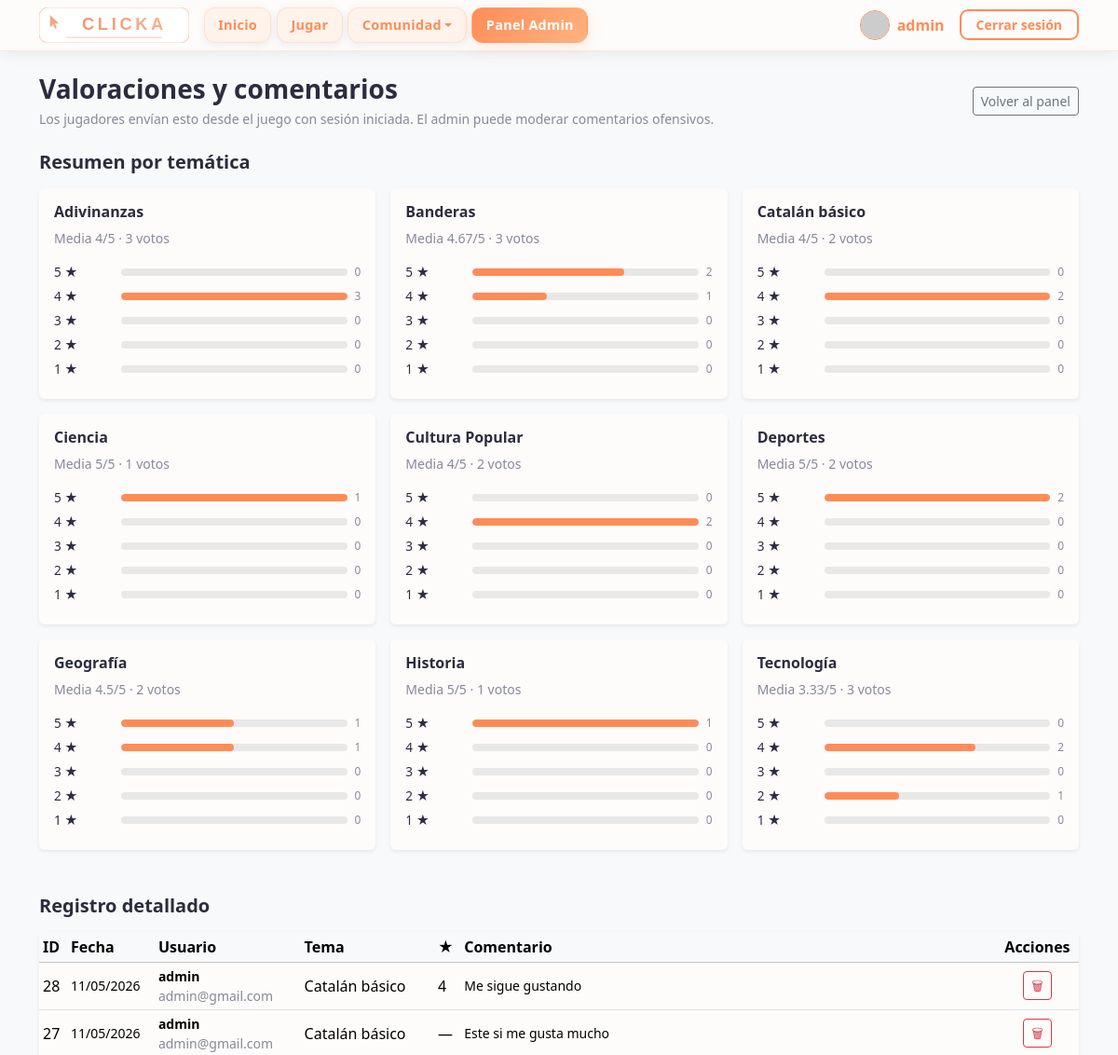
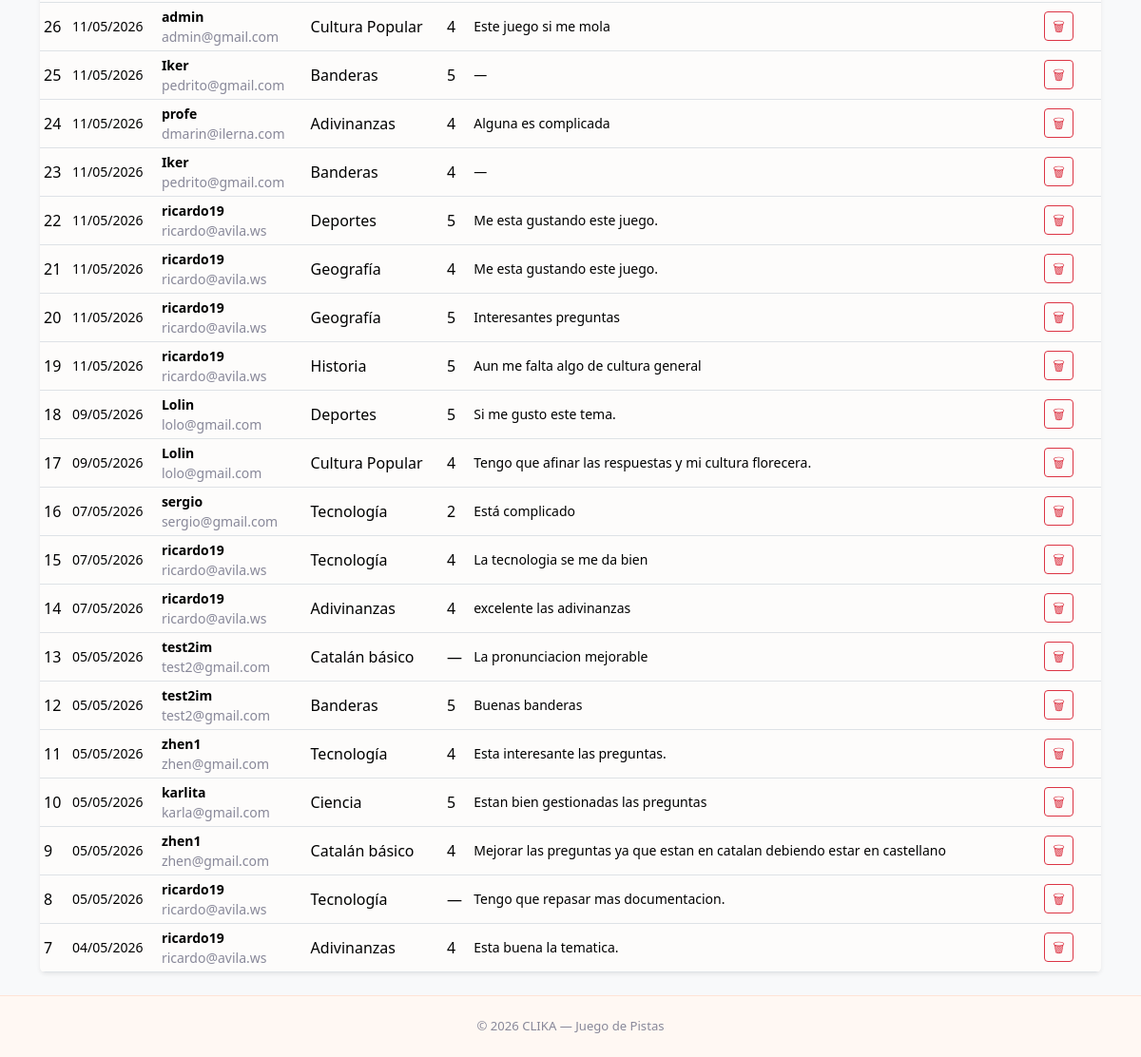
The app's page /pages/admin_feedback.php (signed in) with its own data (2 pictures, top to bottom).
### tables this page shows
CREATE TABLE app_feedback (
            id INTEGER PRIMARY KEY AUTOINCREMENT,
            usuario_id INTEGER NULL,
            estrellas INTEGER NULL,
            comentario TEXT NULL,
            tema TEXT NULL,
            created_at TEXT NOT NULL DEFAULT CURRENT_TIMESTAMP
        );

CREATE TABLE usuarios (
    id INTEGER PRIMARY KEY AUTOINCREMENT,
    username TEXT NOT NULL UNIQUE,
    password_hash TEXT NOT NULL,
    rol TEXT NOT NULL DEFAULT 'jugador',
    puntos INTEGER NOT NULL DEFAULT 0,
    created_at TEXT NOT NULL DEFAULT CURRENT_TIMESTAMP
, foto TEXT DEFAULT 'default.png', nombre_usuario TEXT NOT NULL);

### includes/db.php (called while the page is built, shortened)
<?php
try {
    $db = new SQLite3(DB_PATH);
    $db->enableExceptions(true);
    $db->busyTimeout(60000);
    $db->exec('PRAGMA foreign_keys = ON;');
    clicka_migrate_usuarios_public_name($db);
} catch (Throwable $e) {
    if (strpos($_SERVER['HTTP_ACCEPT'] ?? '', 'application/json') !== false ||
        strpos($_SERVER['REQUEST_URI'] ?? '', '/api/') !== false) {
        header('Content-Type: application/json; charset=utf-8');
        http_response_code(500);
        echo json_encode(['error' => 'Database connection failed'], JSON_UNESCAPED_UNICODE);
        exit;
    }
    die("Error de conexión a la base de datos.");
}
function clicka_migrate_usuarios_public_name(SQLite3 $db): void
{
    $hasColumn = false;
    $info = $db->query('PRAGMA table_info(usuarios)');
    while ($row = $info->fetchArray(SQLITE3_ASSOC)) {
        if (($row['name'] ?? '') === 'nombre_usuario') {
            $hasColumn = true;
            break;
        }
    }
    if ($hasColumn) {
        return;
    }
}

### pages/admin_feedback.php (the view, shortened to what this page needs)
<?php
require_once dirname(__DIR__) . '/includes/db.php';
$byTema = [];
$rows   = [];
try {
    $exists = (int) $db->querySingle("SELECT 1 FROM sqlite_master WHERE type='table' AND name='app_feedback' LIMIT 1");
    if ($exists === 1) {
        $res = $db->query(
            "SELECT f.tema, f.estrellas, COUNT(*) AS c
             FROM app_feedback f
             WHERE f.tema IS NOT NULL AND TRIM(f.tema) != ''
               AND f.estrellas BETWEEN 1 AND 5
             GROUP BY f.tema, f.estrellas"
        );
        while ($row = $res->fetchArray(SQLITE3_ASSOC)) {
            $t = (string) $row['tema'];
            $s = (int) $row['estrellas'];
            if (!isset($byTema[$t])) {
                $byTema[$t] = [1 => 0, 2 => 0, 3 => 0, 4 => 0, 5 => 0];
            }
            $byTema[$t][$s] = (int) $row['c'];
        }
        ksort($byTema, SORT_NATURAL | SORT_FLAG_CASE);
        $res2 = $db->query(
            "SELECT f.id, f.tema, f.estrellas, f.comentario, f.created_at,
                    u.username AS user_email, u.nombre_usuario AS nombre_usuario
             FROM app_feedback f
             LEFT JOIN usuarios u ON u.id = f.usuario_id
             ORDER BY f.id DESC
             LIMIT 250"
        );
        while ($row = $res2->fetchArray(SQLITE3_ASSOC)) {
            $rows[] = $row;
        }
    }
} catch (Throwable $e) {
    $error = 'No se pudieron cargar los datos.';
    error_log('admin_feedback: ' . $e->getMessage());
}
?>
<!DOCTYPE html>
<html lang="es">
<head>
  <?php include '../includes/head.php'; ?>
</head>
<body class="bg-light">
  <?php include '../includes/menu.php'; ?>
  <main class="container py-4">
    <div class="d-flex flex-wrap justify-content-between align-items-center gap-2 mb-4">
      <div>
        <h1 class="h3 fw-bold mb-1">Valoraciones y comentarios</h1>
        <p class="text-muted small mb-0">Los jugadores envían esto desde el juego con sesión iniciada. El admin puede moderar comentarios ofensivos.</p>
      </div>
      <a href="admin_config.php" class="btn btn-outline-secondary btn-sm">Volver al panel</a>
    </div>
    <?php if ($byTema !== []): ?>
      <h2 class="h5 fw-bold mb-3">Resumen por temática</h2>
      <div class="row g-3 mb-5">
        <?php foreach ($byTema as $nombreTema => $counts): ?>
          <?php
          $total = array_sum($counts);
          $sum = 0;
          for ($st = 1; $st <= 5; $st++) {
              $sum += $st * $counts[$st];
          }
          $avg = $total > 0 ? round($sum / $total, 2) : 0;
          ?>
          <div class="col-md-6 col-lg-4">
            <div class="card h-100 shadow-sm border-0">
              <div class="card-body">
                <h3 class="h6 fw-bold"><?php echo htmlspecialchars($nombreTema); ?></h3>
                <p class="small text-muted">Media <?php echo htmlspecialchars((string) $avg); ?>/5 · <?php echo (int) $total; ?> votos</p>
                <?php for ($st = 5; $st >= 1; $st--): ?>
                  <?php
                  $n   = $counts[$st];
                  $pct = $total > 0 ? round(100 * $n / $total) : 0;
                  ?>
                  <div class="opinion-star-row">
                    <span class="text-nowrap" style="width:4rem"><?php echo $st; ?> ★</span>
                    <div class="opinion-star-bar"><i style="width:<?php echo (int) $pct; ?>%"></i></div>
                    <span class="text-muted small"><?php echo (int) $n; ?></span>
                  </div>
                <?php endfor; ?>
              </div>
            </div>
          </div>
        <?php endforeach; ?>
      </div>
    <?php endif; ?>
    <h2 class="h5 fw-bold mb-3">Registro detallado</h2>
    <?php if ($rows === []): ?>
      <p class="text-muted">No hay filas en <code>app_feedback</code>.</p>
    <?php else: ?>
      <div class="table-responsive card shadow-sm border-0">
        <table class="table table-sm table-hover align-middle mb-0 admin-feedback-detail-table">
          <thead class="table-light">
            <tr>
              <th>ID</th>
              <th>Fecha</th>
              <th>Usuario</th>
              <th>Tema</th>
              <th>★</th>
              <th>Comentario</th>
              <th class="text-center">Acciones</th>
            </tr>
          </thead>
          <tbody>
            <?php foreach ($rows as $r): ?>
              <?php
              $rawAt        = $r['created_at'] ?? '';
              $fechaSoloDia = '';
              if ($rawAt !== null && (string) $rawAt !== '') {
                  $rawStr = (string) $rawAt;
                  $ts     = strtotime($rawStr);
                  $fechaSoloDia = $ts !== false ? date('d/m/Y', $ts) : preg_replace('/\s.*$/', '', $rawStr);
              }
              ?>
              <tr>
                <td><?php echo (int) $r['id']; ?></td>
                <td class="text-nowrap small"><?php echo htmlspecialchars($fechaSoloDia); ?></td>
                <td class="small">
                  <?php
                  $nom = (string) ($r['nombre_usuario'] ?? '');
                  $em  = (string) ($r['user_email'] ?? '');
                  if ($nom !== '') {
                      echo '<span class="fw-semibold">' . htmlspecialchars($nom) . '</span>';
                      if ($em !== '') {
                          echo '<br>';
                      }
                  }
                  echo $em !== '' ? '<span class="text-muted">' . htmlspecialchars($em) . '</span>' : '—';
                  ?>
                </td>
                <td><?php echo htmlspecialchars((string) ($r['tema'] ?? '')); ?></td>
                <td><?php echo $r['estrellas'] !== null && $r['estrellas'] !== '' ? (int) $r['estrellas'] : '—'; ?></td>
                <td class="small"><?php echo $r['comentario'] !== null && $r['comentario'] !== ''
                    ? nl2br(htmlspecialchars((string) $r['comentario']))
                    : '—'; ?></td>
                <td class="text-center">
                  <button
                    type="button"
                    class="btn btn-sm btn-outline-danger js-delete-feedback-open"
                    title="Eliminar comentario ofensivo"
                    aria-label="Eliminar comentario ofensivo"
                    data-bs-toggle="modal"
                    data-bs-target="#deleteFeedbackModal"
                    data-delete-url="<?php echo htmlspecialchars('../processes/delete_feedback.proc.php?id=' . (int) $r['id'], ENT_QUOTES, 'UTF-8'); ?>">&#128465;</button>
                </td>
              </tr>
            <?php endforeach; ?>
          </tbody>
        </table>
      </div>
    <?php endif; ?>
  </main>
  <?php include '../includes/foot.php'; ?>
</body>
</html>

### assets/css/styles.css (style rules this page uses)
:root { --clika-bg: #FDFCFB; --clika-card-bg: #FFFFFF; --clika-surface: #FFF3EB; --clika-primary: #FF8C57; --clika-primary-hover: #F07040; --clika-accent: #FFB380; --clika-text: #2C2C3E; --clika-muted: #888899; --clika-border: rgba(255, 140, 87, 0.18); --clika-border-strong: rgba(255, 140, 87, 0.38); --clika-shadow: rgba(255, 140, 87, 0.18); --clika-shadow-dark: rgba(44, 44, 62, 0.08); --font-heading: ui-sans-serif, system-ui, -apple-system, 'Segoe UI', Roboto, 'Helvetica Neue', Arial, sans-serif; --font-body: ui-sans-serif, system-ui, -apple-system, 'Segoe UI', Roboto, 'Helvetica Neue', Arial, sans-serif; --bs-body-bg: var(--clika-bg); --bs-body-color: var(--clika-text); --bs-primary: var(--clika-primary); --bs-primary-rgb: 255, 140, 87; }
*, *::before, *::after { box-sizing: border-box; }
body { background-color: var(--clika-bg); color: var(--clika-text); font-family: var(--font-body); min-height: 100vh; display: flex; flex-direction: column; }
main { flex: 1 0 auto; }
h1, h2, h3, h4, h5, h6, .navbar-brand { font-family: var(--font-heading); }
.text-muted { color: var(--clika-muted) !important; }

### pages/admin_feedback.php (style rules this page uses)
.opinion-star-row { display: flex; align-items: center; gap: .5rem; margin-bottom: .35rem; font-size: .85rem; }
.opinion-star-bar { flex: 1; height: 8px; background: #e8e8e8; border-radius: 4px; overflow: hidden; min-width: 40px; }
.opinion-star-bar > i { display: block; height: 100%; background: var(--bs-primary); border-radius: 4px; }
.admin-feedback-detail-table th:last-child, .admin-feedback-detail-table td:last-child { min-width: 38%; }
.admin-feedback-detail-table td:last-child { word-break: break-word; }

### records on screen
app_feedback: id "28", created_at "11/05/2026", usuario.nombre_usuario "admin", usuario.username "admin@gmail.com", tema "Catalán básico", estrellas "4", comentario "Me sigue gustando"
app_feedback: id "27", created_at "11/05/2026", usuario.nombre_usuario "admin", usuario.username "admin@gmail.com", tema "Catalán básico", comentario "Este si me gusta mucho"
app_feedback: id "26", created_at "11/05/2026", usuario.nombre_usuario "admin", usuario.username "admin@gmail.com", tema "Cultura Popular", estrellas "4", comentario "Este juego si me mola"
app_feedback: id "25", created_at "11/05/2026", usuario.nombre_usuario "Iker", usuario.username "pedrito@gmail.com", tema "Banderas", estrellas "5"
app_feedback: id "24", created_at "11/05/2026", usuario.nombre_usuario "profe", usuario.username "dmarin@ilerna.com", tema "Adivinanzas", estrellas "4", comentario "Alguna es complicada"
app_feedback: id "23", created_at "11/05/2026", usuario.nombre_usuario "Iker", usuario.username "pedrito@gmail.com", tema "Banderas", estrellas "4"
app_feedback: id "22", created_at "11/05/2026", usuario.nombre_usuario "ricardo19", usuario.username "ricardo@avila.ws", tema "Deportes", estrellas "5", comentario "Me esta gustando este juego."
app_feedback: id "21", created_at "11/05/2026", usuario.nombre_usuario "ricardo19", usuario.username "ricardo@avila.ws", tema "Geografía", estrellas "4", comentario "Me esta gustando este juego."
app_feedback: id "20", created_at "11/05/2026", usuario.nombre_usuario "ricardo19", usuario.username "ricardo@avila.ws", tema "Geografía", estrellas "5", comentario "Interesantes preguntas"
app_feedback: id "19", created_at "11/05/2026", usuario.nombre_usuario "ricardo19", usuario.username "ricardo@avila.ws", tema "Historia", estrellas "5", comentario "Aun me falta algo de cultura general"
app_feedback: id "18", created_at "09/05/2026", usuario.nombre_usuario "Lolin", usuario.username "lolo@gmail.com", tema "Deportes", estrellas "5", comentario "Si me gusto este tema."
app_feedback: id "17", created_at "09/05/2026", usuario.nombre_usuario "Lolin", usuario.username "lolo@gmail.com", tema "Cultura Popular", estrellas "4", comentario "Tengo que afinar las respuestas y mi cultura florecera."
app_feedback: id "16", created_at "07/05/2026", usuario.nombre_usuario "sergio", usuario.username "sergio@gmail.com", tema "Tecnología", estrellas "2", comentario "Está complicado"
app_feedback: id "15", created_at "07/05/2026", usuario.nombre_usuario "ricardo19", usuario.username "ricardo@avila.ws", tema "Tecnología", estrellas "4", comentario "La tecnologia se me da bien"
app_feedback: id "14", created_at "07/05/2026", usuario.nombre_usuario "ricardo19", usuario.username "ricardo@avila.ws", tema "Adivinanzas", estrellas "4", comentario "excelente las adivinanzas"
app_feedback: id "13", created_at "05/05/2026", usuario.nombre_usuario "test2im", usuario.username "test2@gmail.com", tema "Catalán básico", comentario "La pronunciacion mejorable"
app_feedback: id "12", created_at "05/05/2026", usuario.nombre_usuario "test2im", usuario.username "test2@gmail.com", tema "Banderas", estrellas "5", comentario "Buenas banderas"
app_feedback: id "11", created_at "05/05/2026", usuario.nombre_usuario "zhen1", usuario.username "zhen@gmail.com", tema "Tecnología", estrellas "4", comentario "Esta interesante las preguntas."
app_feedback: id "10", created_at "05/05/2026", usuario.nombre_usuario "karlita", usuario.username "karla@gmail.com", tema "Ciencia", estrellas "5", comentario "Estan bien gestionadas las preguntas"
app_feedback: id "9", created_at "05/05/2026", usuario.nombre_usuario "zhen1", usuario.username "zhen@gmail.com", tema "Catalán básico", estrellas "4", comentario "Mejorar las preguntas ya que estan en catalan debiendo estar en castellano"
app_feedback: id "8", created_at "05/05/2026", usuario.nombre_usuario "ricardo19", usuario.username "ricardo@avila.ws", tema "Tecnología", comentario "Tengo que repasar mas documentacion."
app_feedback: id "7", created_at "04/05/2026", usuario.nombre_usuario "ricardo19", usuario.username "ricardo@avila.ws", tema "Adivinanzas", estrellas "4", comentario "Esta buena la tematica."

### other values on screen
$navName "admin"
$nombreTema "Adivinanzas"
$avg "4"
$total "3"
$n "0"
$n "3"
$nombreTema "Banderas"
$avg "4.67"
$n "2"
$n "1"
$nombreTema "Catalán básico"
$total "2"
$nombreTema "Ciencia"
$avg "5"
$total "1"
